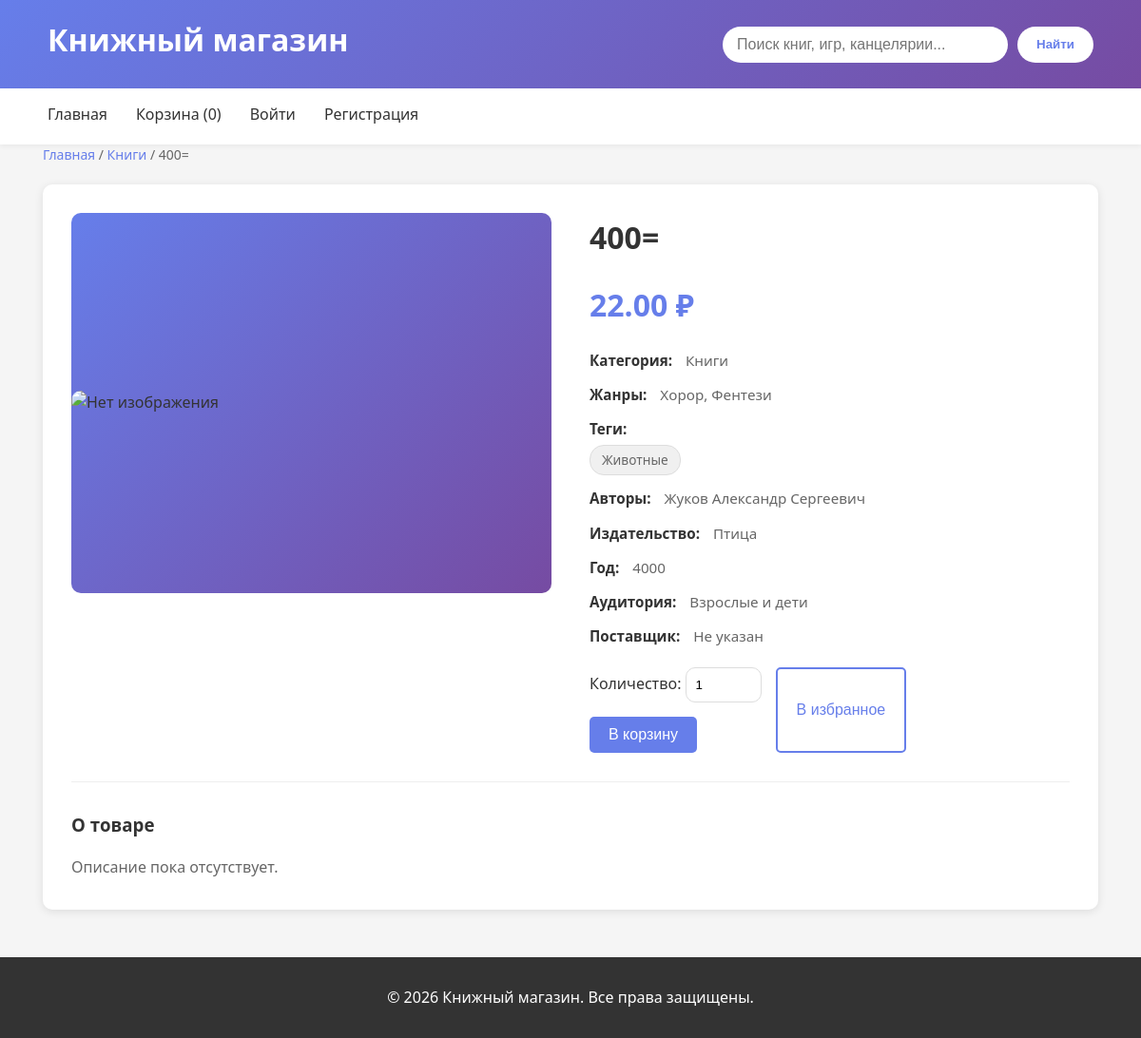
The page /8/2/ on the database as committed earlier.
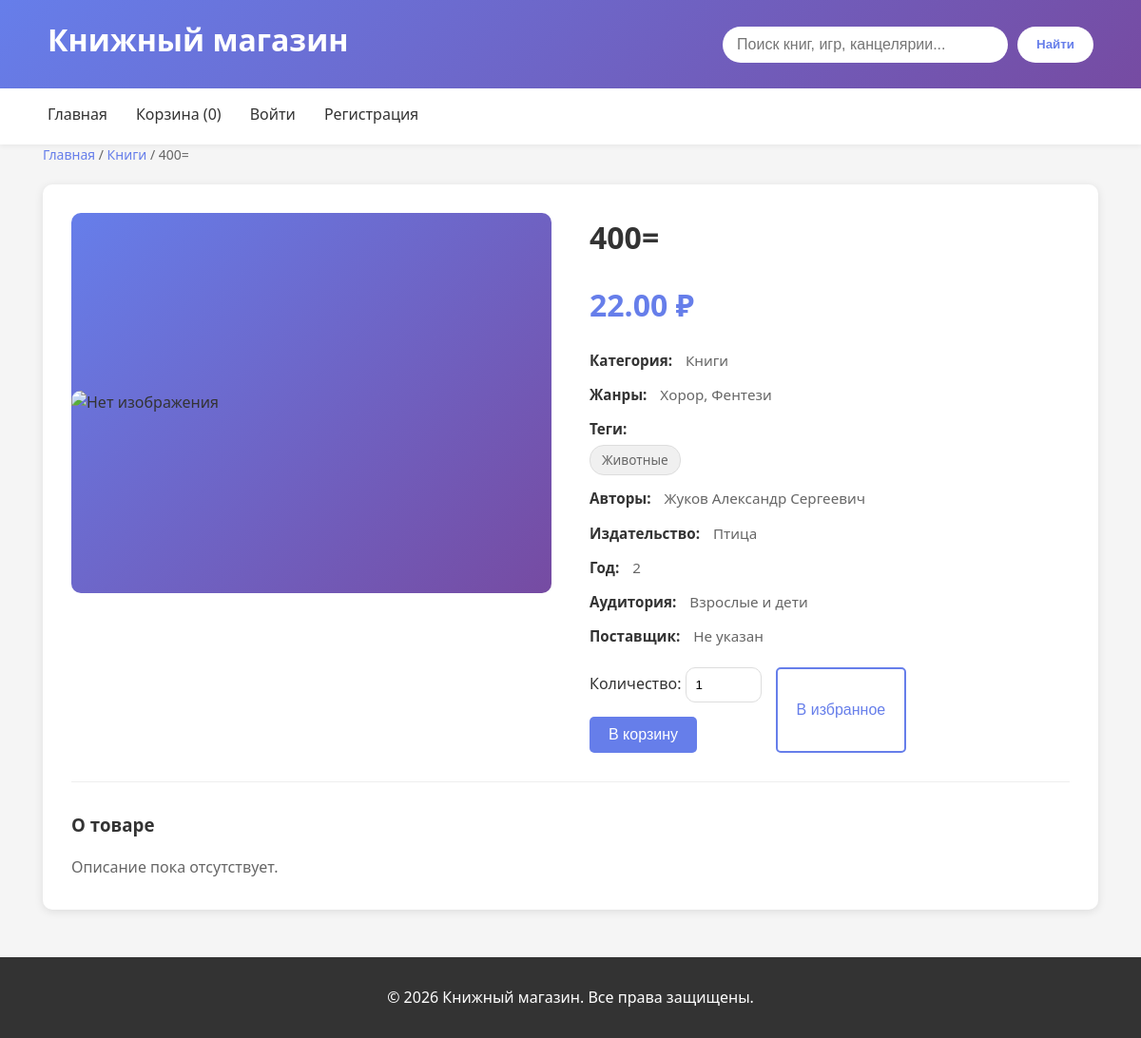
The same page on the database as committed later.
### shop/models.py (models this page shows, shortened)
class Book(models.Model):
    product = models.OneToOneField(
        Product,
        on_delete=models.CASCADE,
        related_name='book',
        verbose_name="Товар"
    )
    authors = models.ManyToManyField(Author, blank=False, verbose_name="Авторы")
    genres = models.ManyToManyField(Genre, blank=True, verbose_name="Жанры")
    tags = models.ManyToManyField(Tag, blank=True, verbose_name="Теги")
    publisher = models.ForeignKey(Supplier, on_delete=models.CASCADE, verbose_name="Издательство")
    year = models.PositiveIntegerField(
        validators=[
            MinValueValidator(0),
            MaxValueValidator(now().year)
        ],
        verbose_name="Год издания"
    )
    pages = models.PositiveIntegerField(
        blank=True,
        null=True,
        validators=[MinValueValidator(1)],
        verbose_name="Страниц"
    )
    class Meta:
        verbose_name = "Книга"
        verbose_name_plural = "Книги"

class Supplier(models.Model):
    name = models.CharField(max_length=255, verbose_name="Название")
    phone = models.CharField(max_length=20, verbose_name="Телефон")
    email = models.EmailField(blank=True, null=True, verbose_name="Email")
    class Meta:
        verbose_name = "Поставщик"
        verbose_name_plural = "Поставщики"

### shop/views.py (the view)
# urls.py: path('<int:id>/<slug:slug>/', views.product_detail, name='product_detail'),
def product_detail(request, id, slug):
    product = get_object_or_404(
        Product,
        id=id,
        slug=slug,
        available=True
    )
    board_game = getattr(product, 'board_game', None)
    stationery = getattr(product, 'stationery', None)
    book = getattr(product, 'book', None)
    context = {
        'product': product,
        'book': book,
        'board_game': board_game,
        'stationery': stationery,
    }
    return render(
        request,
        'shop/product/detail.html',
        context
    )

### cart/context_processors.py (called while the page is built)
def cart(request):
    if request.user.is_authenticated:
        buyer = getattr(request.user, 'buyer', None)
        if buyer:
            count = Cart.objects.filter(
                buyer=buyer
            ).aggregate(
                total=Sum('quantity')
            )['total'] or 0
        else:
            count = 0
    else:
        count = 0
    return {
        'cart_item_count': count
    }

### shop/models.py (called while the page is built)
    def get_absolute_url(self):
        return reverse('shop:product_list_by_category', args=[self.slug])

    def get_price_value(self):
        price = self.prices.first()
        return price.value if price else None

    @property
    def price(self):
        return self.get_price_value()

    def get_main_image(self):
        return self.images.filter(is_main=True).first()

    def __str__(self):
        if self.middle_name:
            return f"{self.last_name} {self.first_name} {self.middle_name}"
        return f"{self.last_name} {self.first_name}"

### shop/templates/shop/product/detail.html (shortened to what the changed rows need)
{% extends 'shop/base.html' %}
{% load static %}
{% block content %}
<div class="product-detail">
    <div class="product-detail-header">
        <div class="product-detail-info">
            <h1>{{ product.name }}</h1>
            <div class="product-meta">
                <div class="product-meta-item">
                    <span class="product-meta-label">
                    </span>
                    {{ product.category.name }}
                </div>
                {% if book %}
                    {% if book.genres.all %}
                    <div class="product-meta-item">
                        <span class="product-meta-label">
                            Жанры:
                        </span>
                        {% for genre in book.genres.all %}
                            {{ genre.name }}{% if not forloop.last %}, {% endif %}
                        {% endfor %}
                    </div>
                    {% endif %}
                    {% if book.tags.all %}
                    <div class="product-meta-item">
                        <span class="product-meta-label">
                            Теги:
                        </span>
                        <div class="tags">
                            {% for tag in book.tags.all %}
                                <span class="tag">
                                    {{ tag.name }}
                                </span>
                            {% endfor %}
                        </div>
                    </div>
                    {% endif %}
                    <div class="product-meta-item">
                        <span class="product-meta-label">
                            Авторы:
                        </span>
                        {% for author in book.authors.all %}
                            {{ author }}{% if not forloop.last %}, {% endif %}
                        {% endfor %}
                    </div>
                    <div class="product-meta-item">
                        <span class="product-meta-label">
                            Издательство:
                        </span>
                        {{ book.publisher.name }}
                    </div>
                    <div class="product-meta-item">
                        <span class="product-meta-label">
                            Год:
                        </span>
                        {{ book.year }}
                    </div>
                {% endif %}
                {% if board_game %}
                    <div class="product-meta-item">
                        <span class="product-meta-label">
                        </span>
                        {{ board_game.audience }}
                    </div>
                {% endif %}
                {% if product.stationery %}
                    <div class="product-meta-item">
                        <span class="product-meta-label">
                        </span>
                    {% if product.stationery.supplier %}
                        {{ product.stationery.supplier.name }}
                    {% else %}
                        <span>Не указан</span>
                    {% endif %}
                    </div>
                {% endif %}
            </div>
        </div>
    </div>
</div>
{% endblock %}

Rows that differ between the two databases and show on the page:
changed Book "Птица": year "4000" → "2"
